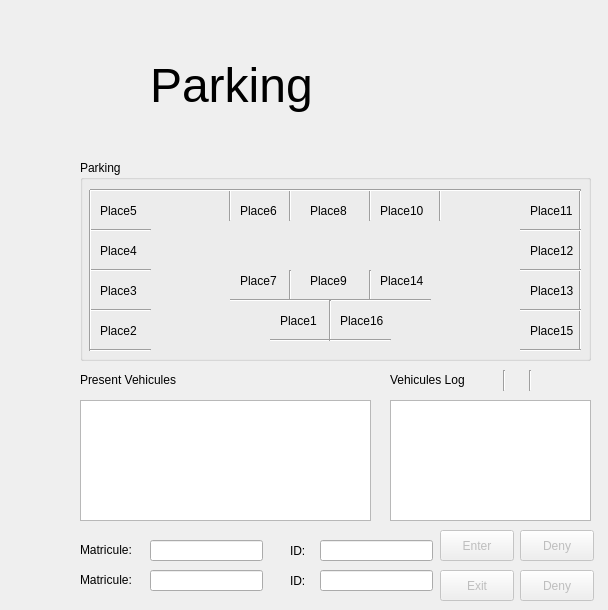
    <widget class="QWidget" name="tab">
     <attribute name="title">
      <string>Parking</string>
     </attribute>
     <widget class="QGroupBox" name="groupBox">
      <property name="geometry">
       <rect>
        <x>80</x>
        <y>160</y>
        <width>511</width>
        <height>201</height>
       </rect>
      </property>
      <property name="title">
       <string>Parking</string>
      </property>
      <widget class="QLabel" name="label15">
       <property name="geometry">
        <rect>
         <x>450</x>
         <y>150</y>
         <width>51</width>
         <height>41</height>
        </rect>
       </property>
       <property name="text">
        <string>Place15</string>
       </property>
      </widget>
      <widget class="QLabel" name="label2">
       <property name="geometry">
        <rect>
         <x>20</x>
         <y>150</y>
         <width>61</width>
         <height>41</height>
        </rect>
       </property>
       <property name="text">
        <string>Place2</string>
       </property>
      </widget>
      <widget class="QLabel" name="label7">
       <property name="geometry">
        <rect>
         <x>160</x>
         <y>100</y>
         <width>61</width>
         <height>41</height>
        </rect>
       </property>
       <property name="text">
        <string>Place7</string>
       </property>
      </widget>
      <widget class="QLabel" name="label14">
       <property name="geometry">
        <rect>
         <x>300</x>
         <y>100</y>
         <width>51</width>
         <height>41</height>
        </rect>
       </property>
       <property name="text">
        <string>Place14</string>
       </property>
      </widget>
      <widget class="QLabel" name="label1">
       <property name="geometry">
        <rect>
         <x>200</x>
         <y>140</y>
         <width>61</width>
         <height>41</height>
        </rect>
       </property>
       <property name="text">
        <string>Place1</string>
       </property>
      </widget>
      <widget class="QLabel" name="label13">
       <property name="geometry">
        <rect>
         <x>450</x>
         <y>110</y>
         <width>61</width>
         <height>41</height>
        </rect>
       </property>
       <property name="text">
        <string>Place13</string>
       </property>
      </widget>
      <widget class="QLabel" name="label4">
       <property name="geometry">
        <rect>
         <x>20</x>
         <y>70</y>
         <width>61</width>
         <height>41</height>
        </rect>
       </property>
       <property name="text">
        <string>Place4</string>
       </property>
      </widget>
      <widget class="QLabel" name="label8">
       <property name="geometry">
        <rect>
         <x>230</x>
         <y>30</y>
         <width>61</width>
         <height>41</height>
        </rect>
       </property>
       <property name="text">
        <string>Place8</string>
       </property>
      </widget>
      <widget class="QLabel" name="label6">
       <property name="geometry">
        <rect>
         <x>160</x>
         <y>30</y>
         <width>61</width>
         <height>41</height>
        </rect>
       </property>
       <property name="text">
        <string>Place6</string>
       </property>
      </widget>
      <widget class="QLabel" name="label3">
       <property name="geometry">
        <rect>
         <x>20</x>
         <y>110</y>
         <width>61</width>
         <height>41</height>
        </rect>
       </property>
       <property name="text">
        <string>Place3</string>
       </property>
      </widget>
      <widget class="QLabel" name="label10">
       <property name="geometry">
        <rect>
         <x>300</x>
         <y>30</y>
         <width>61</width>
         <height>41</height>
        </rect>
       </property>
       <property name="text">
        <string>Place10</string>
       </property>
      </widget>
      <widget class="QLabel" name="label9">
       <property name="geometry">
        <rect>
         <x>230</x>
         <y>100</y>
         <width>61</width>
         <height>41</height>
        </rect>
       </property>
       <property name="text">
        <string>Place9</string>
       </property>
      </widget>
      <widget class="QLabel" name="label11">
       <property name="geometry">
        <rect>
         <x>450</x>
         <y>30</y>
         <width>61</width>
         <height>41</height>
        </rect>
       </property>
       <property name="text">
        <string>Place11</string>
       </property>
      </widget>
      <widget class="QLabel" name="label12">
       <property name="geometry">
        <rect>
         <x>450</x>
         <y>70</y>
         <width>51</width>
         <height>41</height>
        </rect>
       </property>
       <property name="text">
        <string>Place12</string>
       </property>
      </widget>
      <widget class="QLabel" name="label5">
       <property name="geometry">
        <rect>
         <x>20</x>
         <y>30</y>
         <width>61</width>
         <height>41</height>
        </rect>
       </property>
       <property name="text">
        <string>Place5</string>
       </property>
      </widget>
      <widget class="QLabel" name="label16">
       <property name="geometry">
        <rect>
         <x>260</x>
         <y>140</y>
         <width>61</width>
         <height>41</height>
        </rect>
       </property>
       <property name="text">
        <string>Place16</string>
       </property>
      </widget>
      <widget class="Line" name="line_5">
       <property name="geometry">
        <rect>
         <x>10</x>
         <y>60</y>
         <width>61</width>
         <height>20</height>
        </rect>
       </property>
       <property name="orientation">
        <enum>Qt::Horizontal</enum>
       </property>
      </widget>
      <widget class="Line" name="line_6">
       <property name="geometry">
        <rect>
         <x>10</x>
         <y>100</y>
         <width>61</width>
         <height>20</height>
        </rect>
       </property>
       <property name="orientation">
        <enum>Qt::Horizontal</enum>
       </property>
      </widget>
      <widget class="Line" name="line_7">
       <property name="geometry">
        <rect>
         <x>10</x>
         <y>140</y>
         <width>61</width>
         <height>20</height>
        </rect>
       </property>
       <property name="orientation">
        <enum>Qt::Horizontal</enum>
       </property>
      </widget>
      <widget class="Line" name="line_11">
       <property name="geometry">
        <rect>
         <x>200</x>
         <y>110</y>
         <width>20</width>
         <height>31</height>
        </rect>
       </property>
       <property name="orientation">
        <enum>Qt::Vertical</enum>
       </property>
      </widget>
      <widget class="Line" name="line_12">
       <property name="geometry">
        <rect>
         <x>280</x>
         <y>110</y>
         <width>20</width>
         <height>31</height>
        </rect>
       </property>
       <property name="orientation">
        <enum>Qt::Vertical</enum>
       </property>
      </widget>
      <widget class="Line" name="line_20">
       <property name="geometry">
        <rect>
         <x>0</x>
         <y>30</y>
         <width>21</width>
         <height>161</height>
        </rect>
       </property>
       <property name="orientation">
        <enum>Qt::Vertical</enum>
       </property>
      </widget>
      <widget class="Line" name="line_21">
       <property name="geometry">
        <rect>
         <x>490</x>
         <y>30</y>
         <width>21</width>
         <height>161</height>
        </rect>
       </property>
       <property name="orientation">
        <enum>Qt::Vertical</enum>
       </property>
      </widget>
      <widget class="Line" name="line_22">
       <property name="geometry">
        <rect>
         <x>200</x>
         <y>30</y>
         <width>20</width>
         <height>31</height>
        </rect>
       </property>
       <property name="orientation">
        <enum>Qt::Vertical</enum>
       </property>
      </widget>
      <widget class="Line" name="line_23">
       <property name="geometry">
        <rect>
         <x>280</x>
         <y>30</y>
         <width>20</width>
         <height>31</height>
        </rect>
       </property>
       <property name="orientation">
        <enum>Qt::Vertical</enum>
       </property>
      </widget>
      <widget class="Line" name="line_24">
       <property name="geometry">
        <rect>
         <x>350</x>
         <y>30</y>
         <width>20</width>
         <height>31</height>
        </rect>
       </property>
       <property name="orientation">
        <enum>Qt::Vertical</enum>
       </property>
      </widget>
      <widget class="Line" name="line_25">
       <property name="geometry">
        <rect>
         <x>140</x>
         <y>30</y>
         <width>20</width>
         <height>31</height>
        </rect>
       </property>
       <property name="orientation">
        <enum>Qt::Vertical</enum>
       </property>
      </widget>
      <widget class="Line" name="line_26">
       <property name="geometry">
        <rect>
         <x>10</x>
         <y>20</y>
         <width>491</width>
         <height>20</height>
        </rect>
       </property>
       <property name="orientation">
        <enum>Qt::Horizontal</enum>
       </property>
      </widget>
      <widget class="Line" name="line_10">
       <property name="geometry">
        <rect>
         <x>190</x>
         <y>170</y>
         <width>61</width>
         <height>20</height>
        </rect>
       </property>
       <property name="orientation">
        <enum>Qt::Horizontal</enum>
       </property>
      </widget>
      <widget class="Line" name="line_27">
       <property name="geometry">
        <rect>
         <x>150</x>
         <y>130</y>
         <width>61</width>
         <height>20</height>
        </rect>
       </property>
       <property name="orientation">
        <enum>Qt::Horizontal</enum>
       </property>
      </widget>
      <widget class="Line" name="line_13">
       <property name="geometry">
        <rect>
         <x>210</x>
         <y>130</y>
         <width>81</width>
         <height>20</height>
        </rect>
       </property>
       <property name="orientation">
        <enum>Qt::Horizontal</enum>
       </property>
      </widget>
      <widget class="Line" name="line_14">
       <property name="geometry">
        <rect>
         <x>290</x>
         <y>130</y>
         <width>61</width>
         <height>20</height>
        </rect>
       </property>
       <property name="orientation">
        <enum>Qt::Horizontal</enum>
       </property>
      </widget>
      <widget class="Line" name="line_17">
       <property name="geometry">
        <rect>
         <x>440</x>
         <y>140</y>
         <width>61</width>
         <height>20</height>
        </rect>
       </property>
       <property name="orientation">
        <enum>Qt::Horizontal</enum>
       </property>
      </widget>
      <widget class="Line" name="line_18">
       <property name="geometry">
        <rect>
         <x>440</x>
         <y>100</y>
         <width>61</width>
         <height>20</height>
        </rect>
       </property>
       <property name="orientation">
        <enum>Qt::Horizontal</enum>
       </property>
      </widget>
      <widget class="Line" name="line_19">
       <property name="geometry">
        <rect>
         <x>440</x>
         <y>60</y>
         <width>61</width>
         <height>20</height>
        </rect>
       </property>
       <property name="orientation">
        <enum>Qt::Horizontal</enum>
       </property>
      </widget>
      <widget class="Line" name="line_28">
       <property name="geometry">
        <rect>
         <x>240</x>
         <y>140</y>
         <width>20</width>
         <height>41</height>
        </rect>
       </property>
       <property name="orientation">
        <enum>Qt::Vertical</enum>
       </property>
      </widget>
      <widget class="Line" name="line_15">
       <property name="geometry">
        <rect>
         <x>250</x>
         <y>170</y>
         <width>61</width>
         <height>20</height>
        </rect>
       </property>
       <property name="orientation">
        <enum>Qt::Horizontal</enum>
       </property>
      </widget>
      <widget class="Line" name="line_16">
       <property name="geometry">
        <rect>
         <x>440</x>
         <y>180</y>
         <width>61</width>
         <height>20</height>
        </rect>
       </property>
       <property name="orientation">
        <enum>Qt::Horizontal</enum>
       </property>
      </widget>
      <widget class="Line" name="line_29">
       <property name="geometry">
        <rect>
         <x>10</x>
         <y>180</y>
         <width>61</width>
         <height>20</height>
        </rect>
       </property>
       <property name="orientation">
        <enum>Qt::Horizontal</enum>
       </property>
      </widget>
     </widget>
     <widget class="QLineEdit" name="Mat_2">
      <property name="enabled">
       <bool>true</bool>
      </property>
      <property name="geometry">
       <rect>
        <x>150</x>
        <y>570</y>
        <width>113</width>
        <height>21</height>
       </rect>
      </property>
     </widget>
     <widget class="QTableView" name="tableView_2">
      <property name="geometry">
       <rect>
        <x>390</x>
        <y>400</y>
        <width>201</width>
        <height>121</height>
       </rect>
      </property>
     </widget>
     <widget class="QTableView" name="tableView">
      <property name="geometry">
       <rect>
        <x>80</x>
        <y>400</y>
        <width>291</width>
        <height>121</height>
       </rect>
      </property>
     </widget>
     <widget class="QLabel" name="label_5">
      <property name="geometry">
       <rect>
        <x>290</x>
        <y>540</y>
        <width>61</width>
        <height>21</height>
       </rect>
      </property>
      <property name="text">
       <string>ID:</string>
      </property>
     </widget>
     <widget class="QLabel" name="label_23">
      <property name="geometry">
       <rect>
        <x>80</x>
        <y>370</y>
        <width>201</width>
        <height>20</height>
       </rect>
      </property>
      <property name="text">
       <string>Present Vehicules</string>
      </property>
     </widget>
     <widget class="QLabel" name="label_10">
      <property name="geometry">
       <rect>
        <x>290</x>
        <y>570</y>
        <width>61</width>
        <height>21</height>
       </rect>
      </property>
      <property name="text">
       <string>ID:</string>
      </property>
     </widget>
     <widget class="QLineEdit" name="IDD_2">
      <property name="enabled">
       <bool>true</bool>
      </property>
      <property name="geometry">
       <rect>
        <x>320</x>
        <y>570</y>
        <width>113</width>
        <height>21</height>
       </rect>
      </property>
     </widget>
     <widget class="QLineEdit" name="IDD">
      <property name="enabled">
       <bool>true</bool>
      </property>
      <property name="geometry">
       <rect>
        <x>320</x>
        <y>540</y>
        <width>113</width>
        <height>21</height>
       </rect>
      </property>
     </widget>
     <widget class="QPushButton" name="Delete_Car">
      <property name="enabled">
       <bool>false</bool>
      </property>
      <property name="geometry">
       <rect>
        <x>440</x>
        <y>570</y>
        <width>74</width>
        <height>31</height>
       </rect>
      </property>
      <property name="text">
       <string>Exit</string>
      </property>
     </widget>
     <widget class="QPushButton" name="DenyEX">
      <property name="enabled">
       <bool>false</bool>
      </property>
      <property name="geometry">
       <rect>
        <x>520</x>
        <y>570</y>
        <width>74</width>
        <height>31</height>
       </rect>
      </property>
      <property name="text">
       <string>Deny</string>
      </property>
     </widget>
     <widget class="QLineEdit" name="Mat">
      <property name="enabled">
       <bool>true</bool>
      </property>
      <property name="geometry">
       <rect>
        <x>150</x>
        <y>540</y>
        <width>113</width>
        <height>21</height>
       </rect>
      </property>
     </widget>
     <widget class="QLabel" name="Matricule_2">
      <property name="geometry">
       <rect>
        <x>80</x>
        <y>570</y>
        <width>61</width>
        <height>20</height>
       </rect>
      </property>
      <property name="text">
       <string>Matricule:</string>
      </property>
     </widget>
     <widget class="QLabel" name="Matricule">
      <property name="geometry">
       <rect>
        <x>80</x>
        <y>540</y>
        <width>61</width>
        <height>20</height>
       </rect>
      </property>
      <property name="text">
       <string>Matricule:</string>
      </property>
     </widget>
     <widget class="QPushButton" name="DenyE">
      <property name="enabled">
       <bool>false</bool>
      </property>
      <property name="geometry">
       <rect>
        <x>520</x>
        <y>530</y>
        <width>74</width>
        <height>31</height>
       </rect>
      </property>
      <property name="text">
       <string>Deny</string>
      </property>
     </widget>
     <widget class="QLabel" name="label_24">
      <property name="geometry">
       <rect>
        <x>390</x>
        <y>370</y>
        <width>121</width>
        <height>20</height>
       </rect>
      </property>
      <property name="text">
       <string>Vehicules Log</string>
      </property>
     </widget>
     <widget class="QPushButton" name="Add_Car">
      <property name="enabled">
       <bool>false</bool>
      </property>
      <property name="geometry">
       <rect>
        <x>440</x>
        <y>530</y>
        <width>74</width>
        <height>31</height>
       </rect>
      </property>
      <property name="styleSheet">
       <string notr="true"/>
      </property>
      <property name="text">
       <string>Enter</string>
      </property>
     </widget>
     <widget class="QLabel" name="MONTH">
      <property name="geometry">
       <rect>
        <x>510</x>
        <y>370</y>
        <width>20</width>
        <height>21</height>
       </rect>
      </property>
      <property name="font">
       <font>
        <pointsize>10</pointsize>
       </font>
      </property>
      <property name="text">
       <string/>
      </property>
     </widget>
     <widget class="QLabel" name="YEAR">
      <property name="geometry">
       <rect>
        <x>540</x>
        <y>370</y>
        <width>59</width>
        <height>21</height>
       </rect>
      </property>
      <property name="font">
       <font>
        <pointsize>10</pointsize>
       </font>
      </property>
      <property name="text">
       <string/>
      </property>
     </widget>
     <widget class="QLabel" name="DAY">
      <property name="geometry">
       <rect>
        <x>489</x>
        <y>370</y>
        <width>59</width>
        <height>21</height>
       </rect>
      </property>
      <property name="font">
       <font>
        <pointsize>10</pointsize>
       </font>
      </property>
      <property name="text">
       <string/>
      </property>
     </widget>
     <widget class="Line" name="line_3">
      <property name="geometry">
       <rect>
        <x>520</x>
        <y>370</y>
        <width>21</width>
        <height>21</height>
       </rect>
      </property>
      <property name="orientation">
       <enum>Qt::Vertical</enum>
      </property>
     </widget>
     <widget class="Line" name="line_4">
      <property name="geometry">
       <rect>
        <x>489</x>
        <y>370</y>
        <width>31</width>
        <height>21</height>
       </rect>
      </property>
      <property name="orientation">
       <enum>Qt::Vertical</enum>
      </property>
     </widget>
     <widget class="QLabel" name="Icon_2">
      <property name="geometry">
       <rect>
        <x>150</x>
        <y>10</y>
        <width>381</width>
        <height>151</height>
       </rect>
      </property>
      <property name="font">
       <font>
        <pointsize>36</pointsize>
       </font>
      </property>
      <property name="text">
       <string>Parking</string>
      </property>
     </widget>
     <widget class="QLabel" name="Icon">
      <property name="geometry">
       <rect>
        <x>10</x>
        <y>10</y>
        <width>141</width>
        <height>151</height>
       </rect>
      </property>
      <property name="text">
       <string/>
      </property>
      <property name="pixmap">
       <pixmap resource="resource.qrc">:/new/prefix1/Icons/parking.png</pixmap>
      </property>
     </widget>
    </widget>
